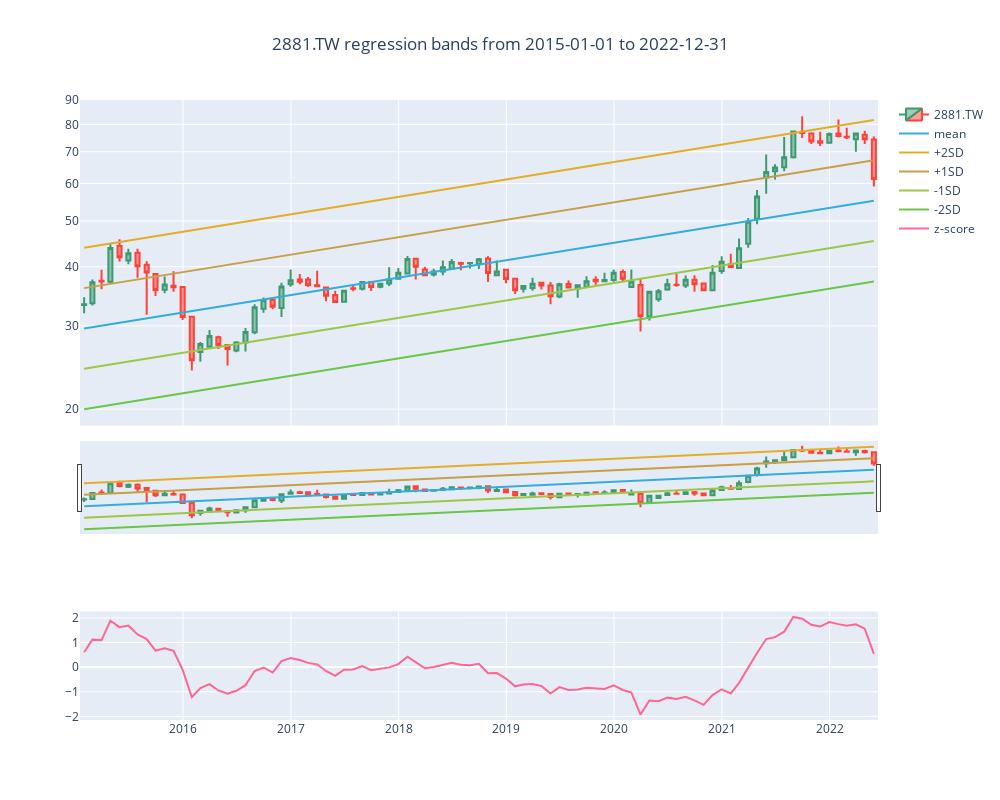

Notebook code cell kept with this figure:
### Markdown cell above
### 富邦金 (2881.TW)

### Code cell
timeregchannel(assetlist[7], dfall, 'M', startstr0, endstr0)
